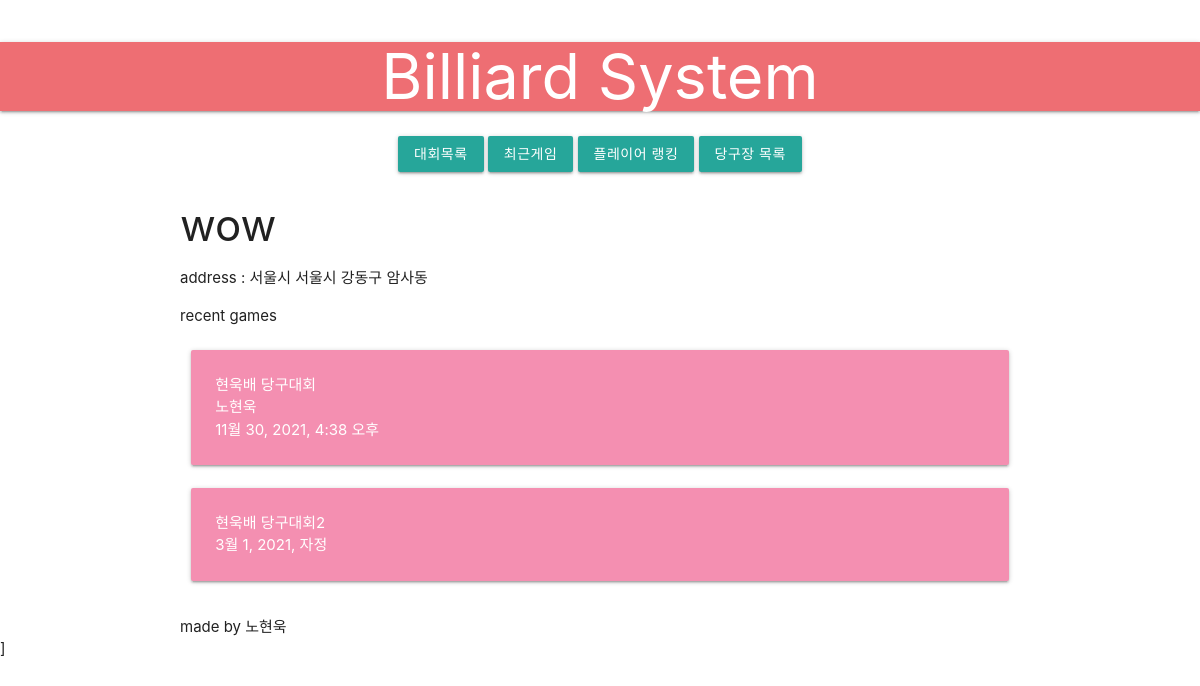
The app's page /club/1 with its own data.
### player/models.py (models this page shows, shortened)
class BilliardClub(models.Model):
    open_date = models.DateTimeField()
    name = models.CharField(max_length=50)
    address = models.ForeignKey(Address, on_delete=models.CASCADE)

class Address(models.Model):
    do_name = models.CharField(max_length=30)
    si_name = models.CharField(max_length=30)
    gu_name = models.CharField(max_length=30)
    dong_name = models.CharField(max_length=30)
    def __str__(self):
        return self.do_name + ' ' + self.si_name + ' ' + self.gu_name + ' ' + self.dong_name

class Competition(models.Model):
    name = models.CharField(max_length=100, default="")
    start_date = models.DateTimeField()
    club = models.ForeignKey(BilliardClub, on_delete=models.SET_NULL, null=True)
    winner = models.ForeignKey(Player, on_delete=models.SET_NULL, null=True)

class Player(models.Model):
    name = models.CharField(max_length=30)
    rating = models.IntegerField(default=1000)
    age = models.IntegerField(default=0)
    address = models.ForeignKey(Address, on_delete=models.CASCADE)

### player/views.py (the view)
# urls.py: path('club/<int:pk>', views.club_detail, name="club_detail"),
def club_detail(request, pk):
    club = get_object_or_404(BilliardClub, pk=pk)
    competitions = Competition.objects.filter(club=club)
    return render(request, 'player/club.html', {'club': club, 'competitions': competitions})

### player/templates/player/club.html
{% extends 'player/base.html' %}
{% block content %}
<h3>{{club.name}}</h3>
<p>address : {{club.address}}</p>
<p>recent games</p>
<div class="row">
{% for competition in competitions %}
	<a href="{% url 'competition_detail' competition.pk %}">
	<div class="col s12">
		<div class="card pink lighten-3">
			<div class="card-content white-text">
                <p>{{competition.name}}</p>
                <p>{{competition.winner.name}}</p>
                <p>{{competition.start_date}}</p>
			</div>
		</div>
	</div>
	</a>
{% endfor %}
</div>
{% endblock %}

### records on screen
BilliardClub: name "wow", address "서울시 서울시 강동구 암사동"
Competition: name "현욱배 당구대회", winner.name "노현욱", start_date "11월 30, 2021, 4:38 오후"
Competition: name "현욱배 당구대회2", start_date "3월 1, 2021, 자정"
